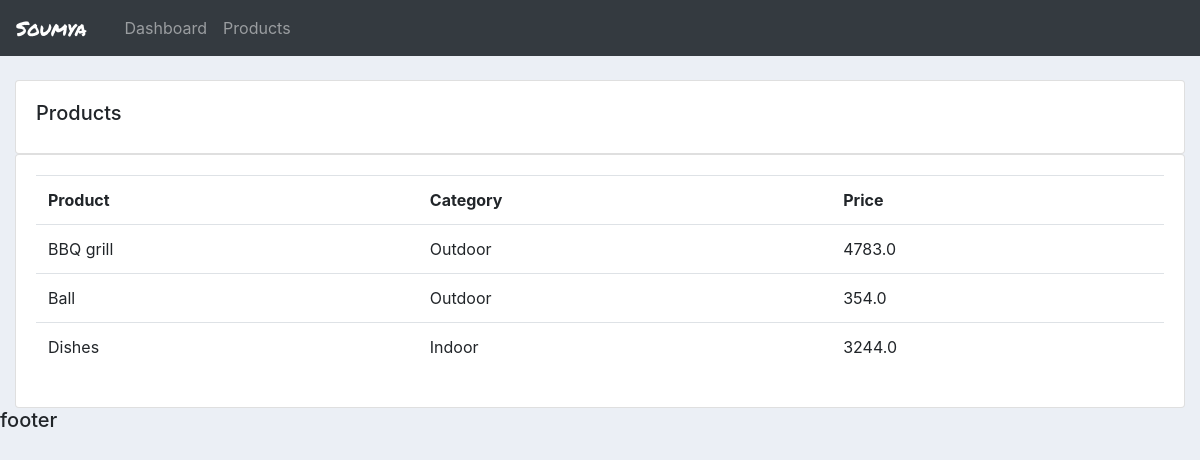
Screenshot of /products/ with the database file from the repository.
### accounts/models.py (models this page shows, shortened)
class Product(models.Model):
    CATEGORY = (
        ('Indoor', 'Indoor'),
        ('Outdoor', 'Outdoor'),
    )
    name = models.CharField(max_length = 200, null = True)
    price = models.FloatField(null = True)
    category = models.CharField(max_length = 200, choices = CATEGORY, null = True)
    description = models.CharField(max_length = 300, null = True, blank = True)
    date_created = models.DateTimeField(auto_now_add = True, null = True)
    tags = models.ManyToManyField(Tag)

### accounts/views.py (the view)
# urls.py: path('products/', views.products, name="products"), # for products page
def products(request):
    products = Product.objects.all()
    context = {
        'products': products
    }
    return render(request, 'accounts/products.html', context)

### accounts/templates/accounts/products.html
{% extends 'accounts/main.html' %}
{% block content %}
<br>
<div class="row">
    <div class="col-md">
        <div class="card card-body">
            <h5>Products</h5>
        </div>
        <div class="card card-body">
            <table class="table">
                <tr>
                    <th>Product</th>
                    <th>Category</th>
                    <th>Price</th>
                </tr>
                {% for p in products %}
                <tr>
                    <td>{{p.name}}</td>
                    <td>{{p.category}}</td>
                    <td>{{p.price}}</td>
                </tr>
                {% endfor %}
            </table>
        </div>
    </div>
</div>
{% endblock %}

### static/css/main.css (style rules this page uses)
body { background-color: #ebeff5; }

### rows the page displays
Product: name "BBQ grill", category "Outdoor", price "4783.0"
Product: name "Ball", category "Outdoor", price "354.0"
Product: name "Dishes", category "Indoor", price "3244.0"
